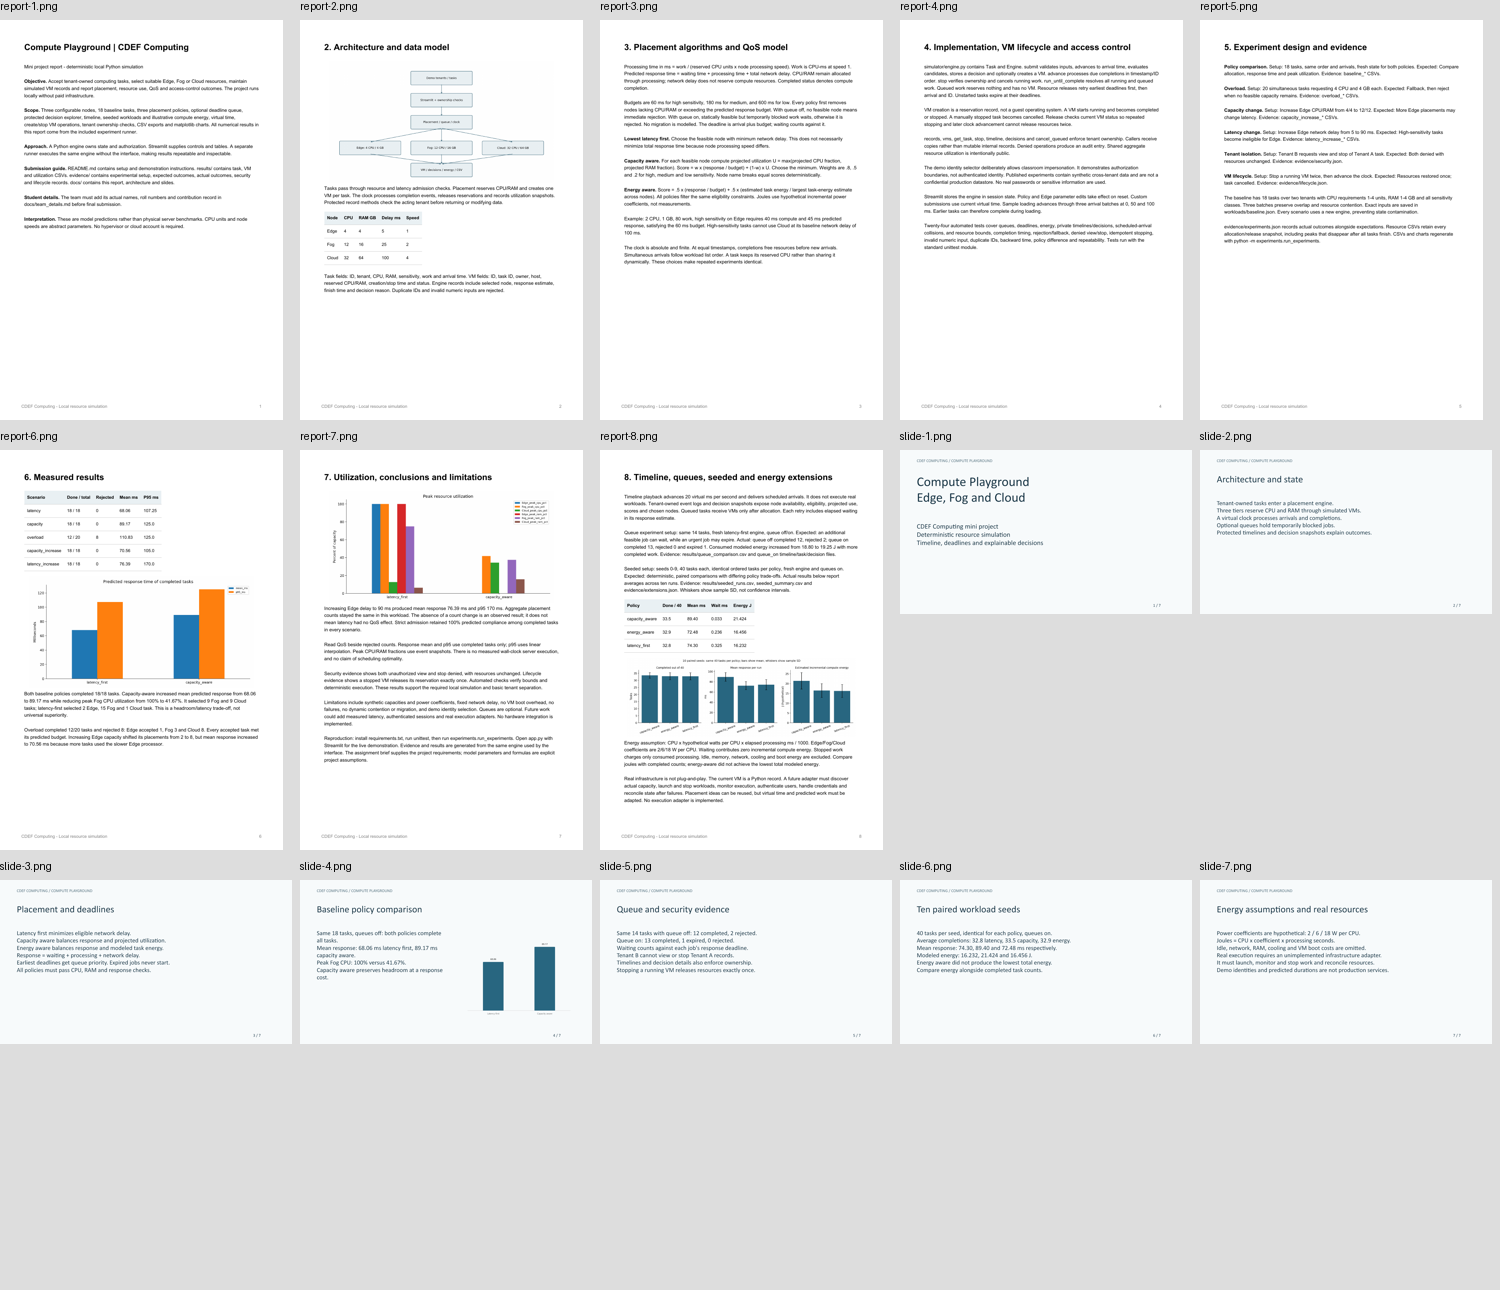

Here is the Python script that generated this plot:
from PIL import Image,ImageDraw
from pathlib import Path
files=list(Path('.build').glob('report-*.png'))+list(Path('.build').glob('slide-*.png'))
out=Image.new('RGB',(1500,((len(files)+4)//5)*430),'#ddd')
for i,p in enumerate(files):
 im=Image.open(p);im.thumbnail((292,400));x=i%5*300;y=i//5*430;out.paste(im,(x,y+20));ImageDraw.Draw(out).text((x,y),p.name,fill='black')
out.save('.build/contact.png')
